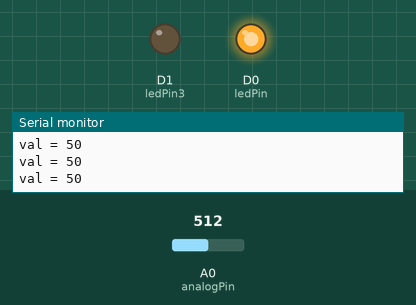
This sketch was run on a simulated ESP8266 (NodeMCU). Parts: output pins drawn as LEDs (lit = HIGH), the last lines printed to the serial monitor. The inputs (shaded band) are chosen by the test bench; at power-on: A0 (analogPin) = 512.

Above: at 1.2 s.
1.3 s: A0 (analogPin) set to 492
At 2.5 s:
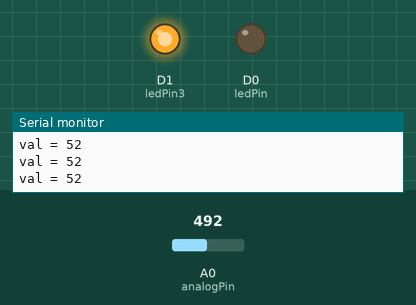
2.8 s: A0 (analogPin) set to 511
At 3.9 s:
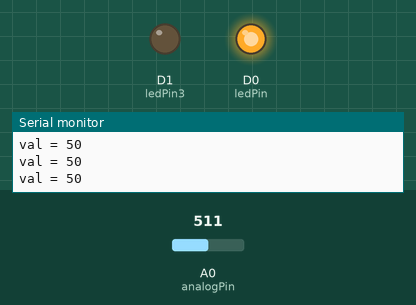
4.3 s: A0 (analogPin) set to 306
At 5.2 s:
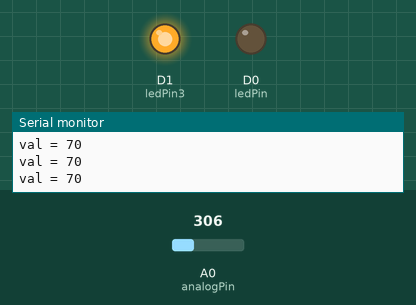
Timing chart, 0 to 7.3 s (numbered marks = the images above; inputs shaded):
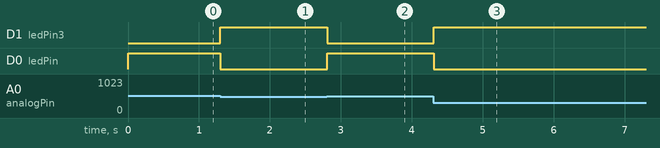

The sketch:

Soil_Moisture_Sensor_Module.ino
```cpp
int ledPin = D0;
int ledPin3 = D1;
int analogPin = A0; //ประกาศตัวแปร ให้ analogPin แทนขา analog ขาที่5
int val = 0;
int map_val = 0 ;
void setup() {
  pinMode(ledPin, OUTPUT);  // sets the pin as output
  pinMode(ledPin3, OUTPUT);  // sets the pin as output
  Serial.begin(9600);
}
//น้อยกว่า 500 ดินมีความชื้น
void loop() {
  val = analogRead(analogPin);  //อ่านค่าสัญญาณ analog ขา5 ที่ต่อกับ Soil Moisture Sensor Module v1
  map_val = map(val, 0, 1024, 100, 0); //ปรับเปลี่ยนค่าจาก 0-1024 เป็น 0-100
  Serial.print("val = "); // พิมพ์ข้อมความส่งเข้าคอมพิวเตอร์ "val = "
  Serial.println(map_val); // พิมพ์ค่าของตัวแปร val
  if (map_val > 50) {
    digitalWrite(ledPin, LOW); // สั่งให้ LED ที่ Pin2 ดับ
    digitalWrite(ledPin3, HIGH); // สั่งให้ LED ที่ Pin3 ติดสว่าง
  }
  else {
    digitalWrite(ledPin, HIGH); // สั่งให้ LED ที่ Pin2 ติดสว่าง
    digitalWrite(ledPin3, LOW); // สั่งให้ LED ที่ Pin3 ดับ
  }
  delay(100);
}
```

Measured:
- the behaviour switches between 507 and 506 on A0 (analogPin) (found by bisection; images 0 and 1)
- after the input at 1.3 s, D1 (ledPin3): LOW → HIGH at once; D0 (ledPin): HIGH → LOW at once
- after the input at 2.8 s, D1 (ledPin3): HIGH → LOW at once; D0 (ledPin): LOW → HIGH at once
- after the input at 4.3 s, D1 (ledPin3): LOW → HIGH at once; D0 (ledPin): HIGH → LOW at once
